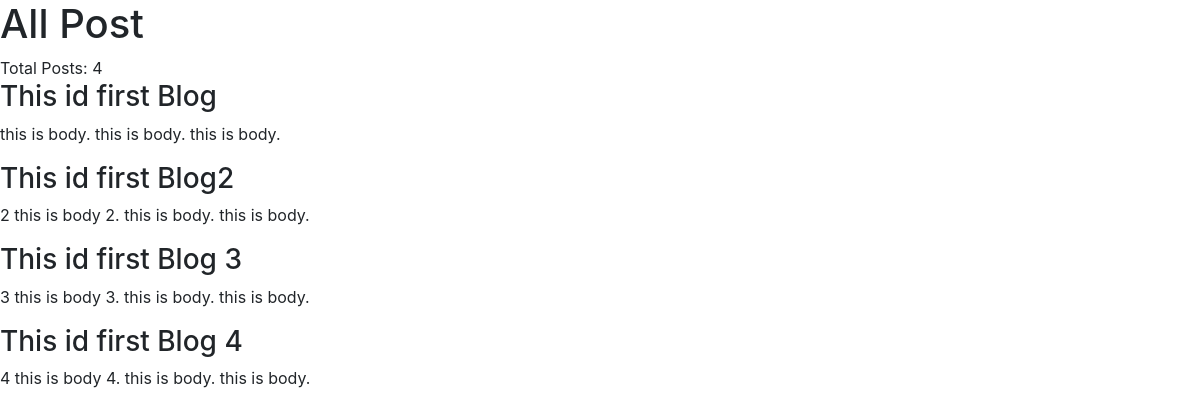
The page / on the database its author committed.
### blog/models.py (models this page shows)
class BlogPost(models.Model):
    title = models.CharField(max_length=100)
    body = models.TextField()

### blog/views.py (the view)
# urls.py: path('', views.home),
def home(request):
    context={
        'posts': BlogPost.objects.all(),
        'total_posts': BlogPost.objects.count()
    }
    return render(request, 'home.html', context)

### templates/home.html (shortened to what this page needs)
<!doctype html>
<html lang="en">
  <head>
    <link rel="stylesheet" href="https://cdn.jsdelivr.net/npm/bootstrap@4.0.0/dist/css/bootstrap.min.css">
  </head>
  <body>
    <h1>All  Post</h1>
    Total Posts: {{ total_posts }}
    {% for post in  posts %}
       <h3> {{post.title}} </h3>
        <p> {{post.body}} </p>
    {% endfor %}
  </body>
</html>

### rows shown on the page
BlogPost: title "This id first Blog", body "this is body. this is body. this is body."
BlogPost: title "This id first Blog2", body "2 this is body 2. this is body. this is body."
BlogPost: title "This id first Blog 3", body "3 this is body 3. this is body. this is body."
BlogPost: title "This id first Blog 4", body "4 this is body 4. this is body. this is body."

### other values the page prints
{{ total_posts }} "4"
